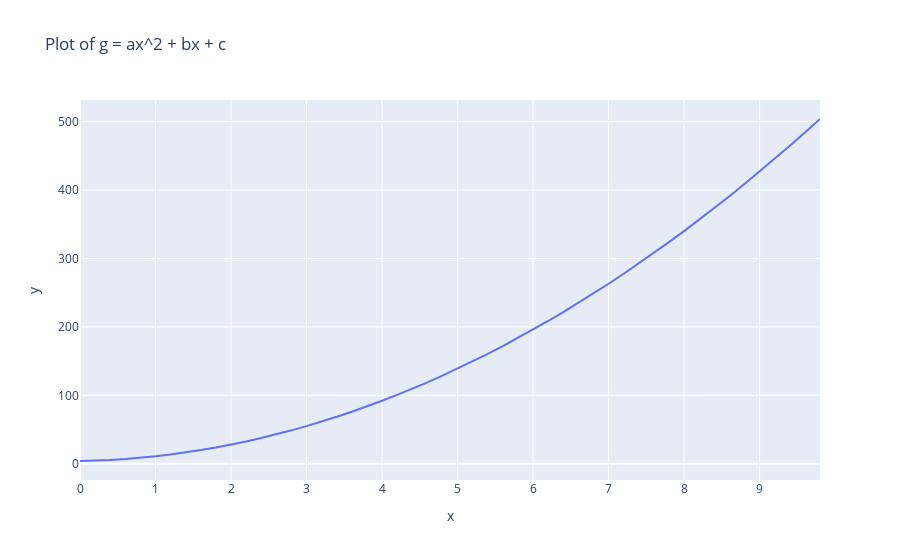

The notebook cell this image was saved under:
### Markdown cell above
Task 3c

### Code cell
x = np.arange(0, 10, 0.2)
a = 5
b = 2
c = 4
g = a * (x**2) + b * x + c

data = pd.DataFrame({"x": x, "y": g})

fig = px.line(data, x="x", y="y", title="Plot of g = ax^2 + bx + c")

fig.show()

### Figure 1 — Plotly figure (JSON) as saved in the notebook; plotly's stock layout.template omitted (floating-point values rounded to 4 significant figures)
{"data": [{"hovertemplate": "x=%{x}<br>y=%{y}<extra></extra>", "legendgroup": "", "line": {"color": "#636efa", "dash": "solid"}, "marker": {"symbol": "circle"}, "mode": "lines", "name": "", "orientation": "v", "showlegend": false, "type": "scatter", "x": [0, 0.2, 0.4, 0.6, 0.8, 1, 1.2, 1.4, 1.6, 1.8, 2, 2.2, 2.4, 2.6, 2.8, 3, 3.2, 3.4, 3.6, 3.8, 4, 4.2, 4.4, 4.6, 4.8, 5, 5.2, 5.4, 5.6, 5.8, 6, 6.2, 6.4, 6.6, 6.8, 7, 7.2, 7.4, 7.6, 7.8, 8, 8.2, 8.4, 8.6, 8.8, 9, 9.2, 9.4, 9.6, 9.8], "xaxis": "x", "y": [4, 4.6, 5.6, 7.0, 8.8, 11, 13.6, 16.6, 20.0, 23.8, 28, 32.6, 37.6, 43.0, 48.8, 55, 61.6, 68.6, 76.0, 83.8, 92, 100.6, 109.6, 119.0, 128.8, 139, 149.6, 160.6, 172.0, 183.8, 196, 208.6, 221.6, 235.0, 248.8, 263, 277.6, 292.6, 308, 323.8, 340, 356.6, 373.6, 391.0, 408.8, 427, 445.6, 464.6, 484.0, 503.8], "yaxis": "y"}], "layout": {"legend": {"tracegroupgap": 0}, "title": {"text": "Plot of g = ax^2 + bx + c"}, "xaxis": {"anchor": "y", "domain": [0, 1], "title": {"text": "x"}}, "yaxis": {"anchor": "x", "domain": [0, 1], "title": {"text": "y"}}}}
